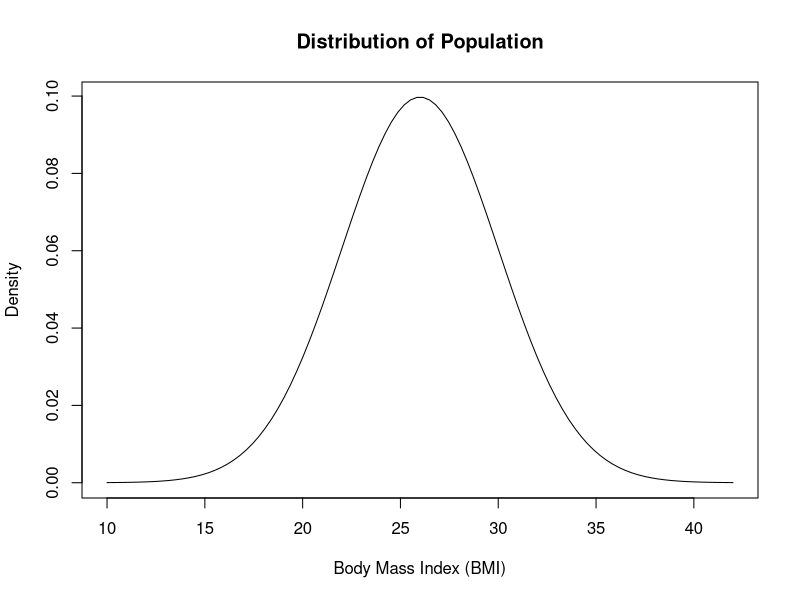
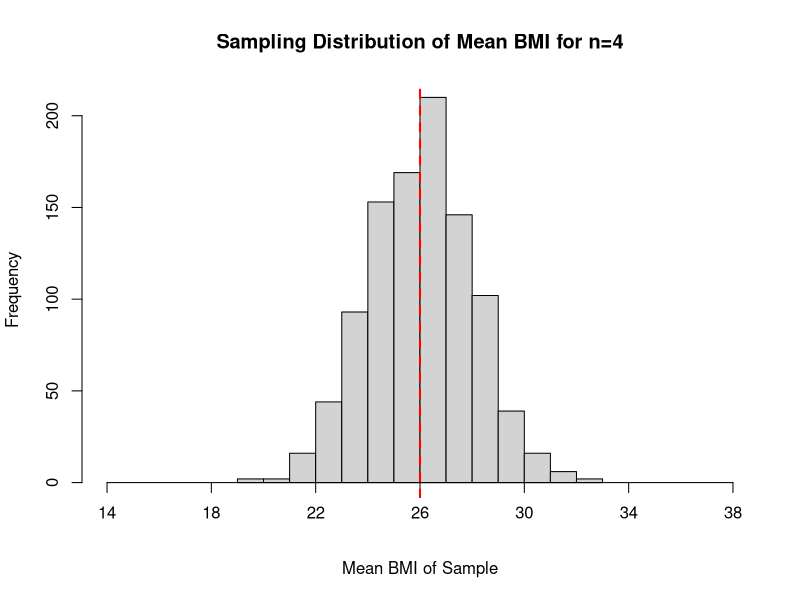
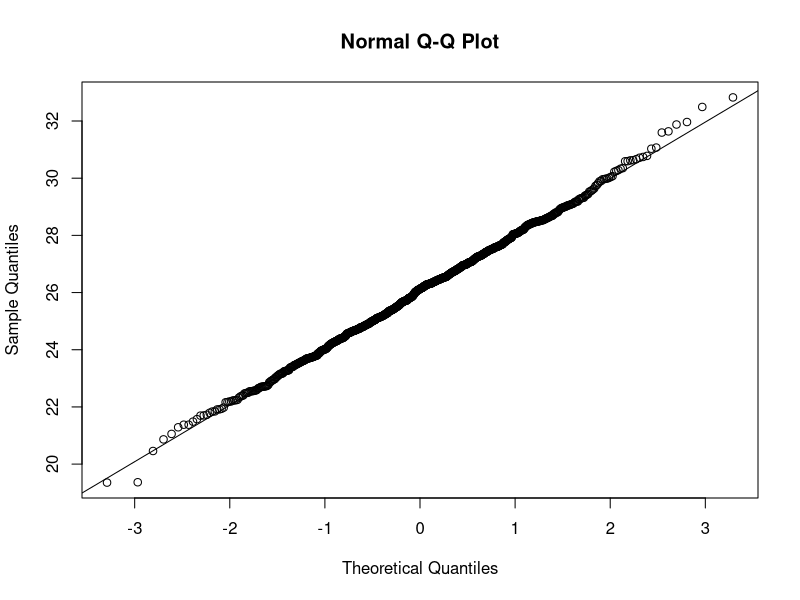
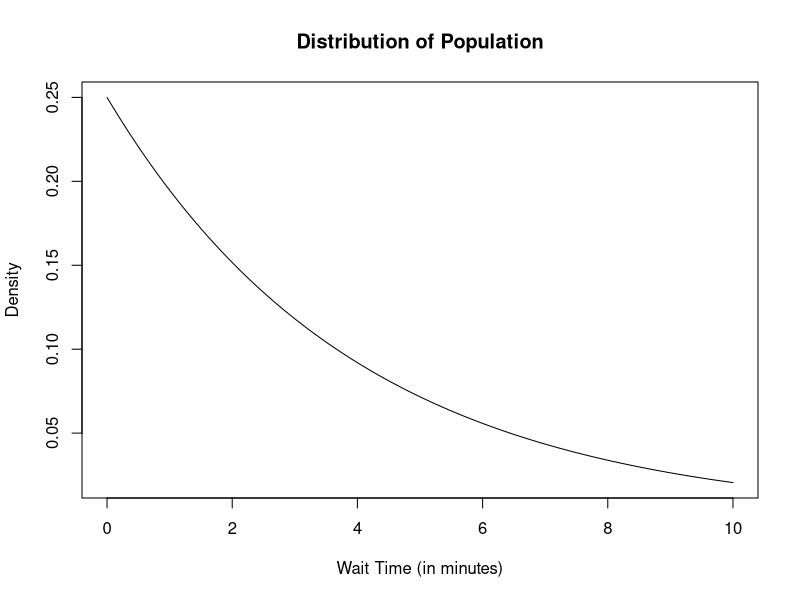
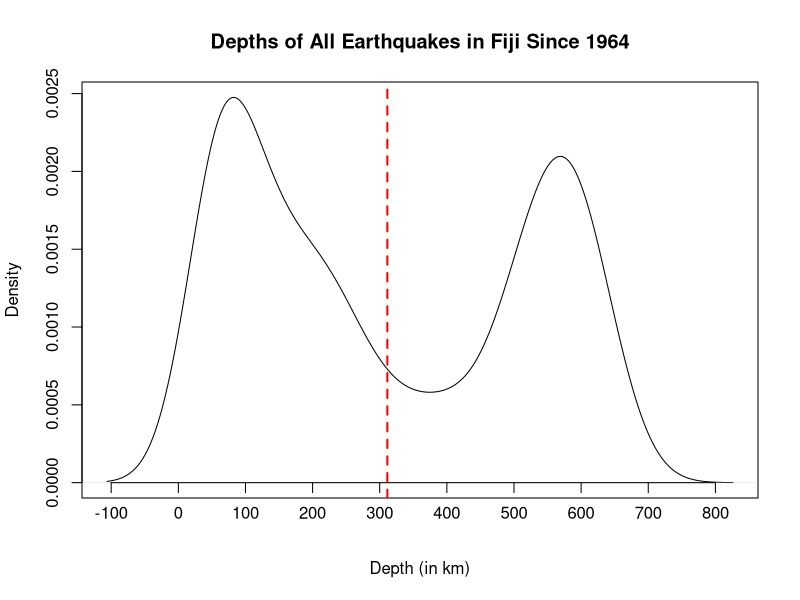

Generate these figures, in order, with R:
## ---- chunk 1
#| eval: true
bmi <- seq(26 - 4*4, 26 + 4*4, length=100)
## ---- chunk 2
#| eval: true
# add your comment to explain the command below
pdf.bmi <- dnorm(bmi, 26, 4)  # ??

plot(bmi,  # bmi values are plotted on x-axis
     pdf.bmi,  # corresponding heights plotted on y-axis
     type="l",  # plot type "l" will connect points with a line 
     lty=1,  # lty=1 plots solid line
#################################################    
#  add comments to explain each of the remaining options
#################################################
     xlab="Body Mass Index (BMI)",  # ??
     ylab="Density",  # ??
     main="Distribution of Population")  # ??
## ---- chunk 3
# enter a command to randomly picks 4 values from N(26,4)
my.sample <- ??
  
my.sample  # print your sample to the screen
## ---- chunk 4
# enter a command to compute the mean of my.sample

# enter a command to compute the st. dev. of my.sample
  
## ---- chunk 5
#| eval: true
# creates an empty vector to store results
n4.bmi.bar <- numeric(1000) 

# a for loop that generates 1000 random samples 
# each size n=4, and calculates the sample mean.
for (i in 1:1000)
{
  n4.bmi.sample <- rnorm(4, 26, 4)  # randomly picks 4 values from N(26,4)
  n4.bmi.bar[i] <- mean(n4.bmi.sample)  # calculate sample mean
}

# plot the sampling distribution as a histogram
hist(n4.bmi.bar, xlim = c(14, 38), 
     xlab = "Mean BMI of Sample",
     main = "Sampling Distribution of Mean BMI for n=4",
     xaxt='n')
axis(1, at=seq(14, 38, 4), pos=0)  # sets ticks on x-axis
abline(v = 26, col = "red", lwd = 2, lty = 2)  # draws vertical line at mu
## ---- chunk 6
# enter a command to compute the mean of the sampling dist

# enter a command to compute the st. dev. of the sampling dist
  
## ---- chunk 7
#| eval: true
qqnorm(n4.bmi.bar)
qqline(n4.bmi.bar)
## ---- chunk 8
#| eval: true
wait <- seq(0, 10, length=100)  # wait times from 0 to 10 min plotted
pdf.wait <- dexp(wait, 1/4)  # height of pdf function

plot(wait,  # wait times plotted on x-axis
     pdf.wait,  # corresponding pdf heights plotted on y-axis
     type="l",  # plot type "l" will connect points with a line 
     lty=1,  # lty=1 plots solid line
     xlab="Wait Time (in minutes)",  # label on x-axis
     ylab="Density",  # label on y-axis
     main="Distribution of Population")  # main label
## ---- chunk 9
#| eval: true
#| output: false
library(dplyr)
## ---- chunk 10
#| eval: true
# requires dplyr package loaded above
summary(quakes)
## ---- chunk 11
#| eval: true
mean(quakes$depth)
sd(quakes$depth)
## ---- chunk 12
#| eval: true
plot(density(quakes$depth),  # plot density of quake depth
         xlab = "Depth (in km)",  # x-axis label
         main = "Depths of All Earthquakes in Fiji Since 1964",  # main label
         xaxt='n')  # exclude default x-axis

# set custom ticks on x-axis
axis(1, at=seq(-100, 800, 100), pos=0)  
# draw vertical line at population mean
abline(v = mean(quakes$depth), col = "red", lwd = 2, lty = 2)  
